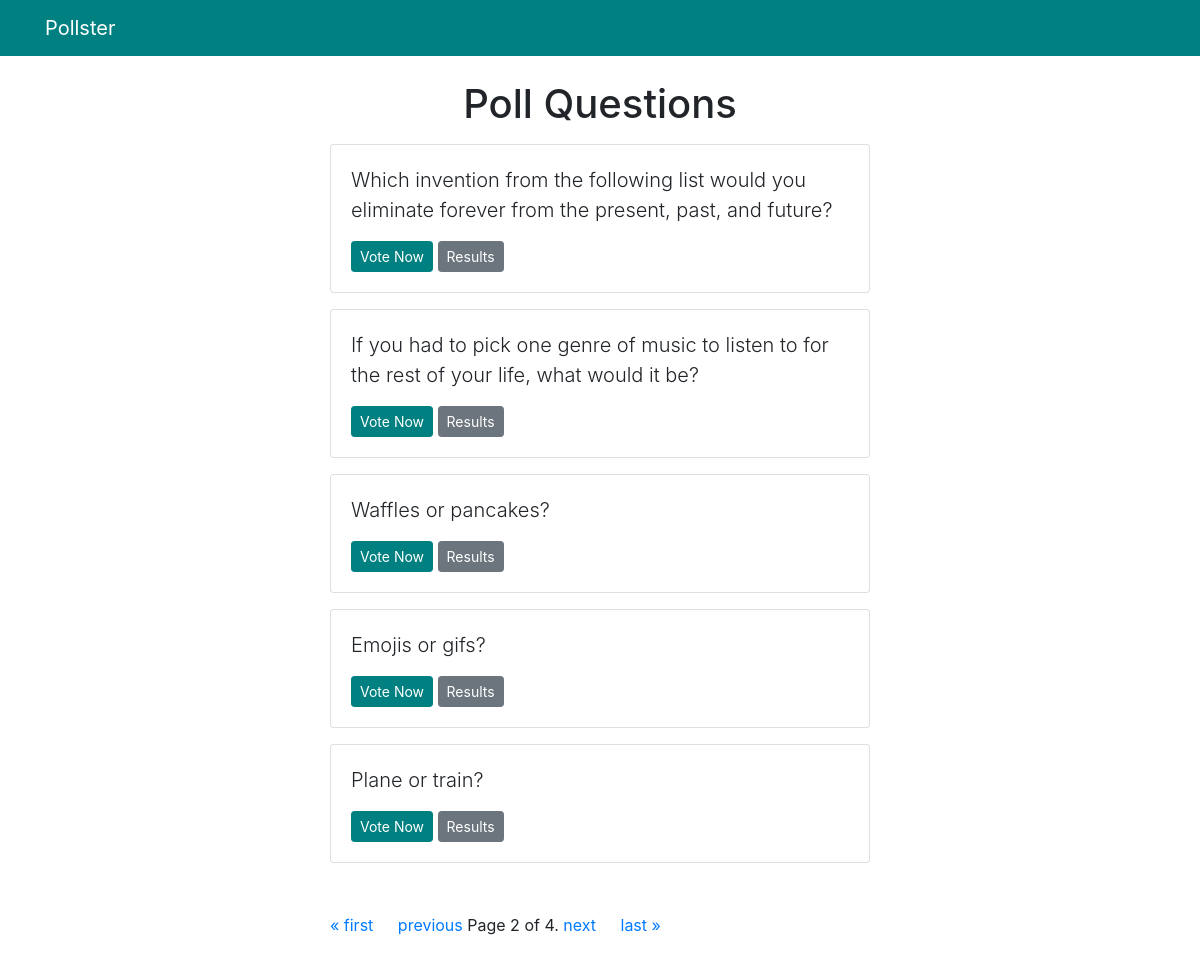
/polls/?page=2, run on the app's committed database.
### polls/models.py (models this page shows, shortened)
class Question(models.Model):
    question_text = models.CharField(max_length=200)
    pub_date = models.DateTimeField('date published')

### polls/views.py (the view)
# urls.py: path('', views.IndexView.as_view(), name='index'),
class IndexView(generic.ListView):
    template_name = "polls/index.html"
    context_object_name='latest_question_list'
    paginate_by = 5
    def get_queryset(self):
       return Question.objects.filter(pub_date__lte=timezone.now()).order_by('pub_date')

### templates/polls/index.html (shortened to what this page needs)
{% extends 'base.html' %}
{% block content %}
    <h1 class="text-center mb-3">Poll Questions</h1>
    {% if latest_question_list %}
      {% for question in latest_question_list %}
       <div class="card mb-3">
         <div class="card-body">
           <p class="lead">
             {{question.question_text}}
           </p>
           <a href="{% url 'polls:detail' question.id%}" class='btn btn-primary btn-sm'>Vote Now</a>
           <a href="{% url 'polls:results' question.id%}" class='btn btn-secondary btn-sm'>Results</a>
         </div>
       </div>
      {% endfor %}
    {% else%}
      <p>No polls available</p>
    {% endif%}
    <div style= "margin:50px 0 20px">
      <span class="step-links">
          {% if page_obj.has_previous %}
              <a href="?page=1" style="margin-right:20px">&laquo; first</a>
              <a href="?page={{ page_obj.previous_page_number }}">previous</a>
          {% endif %}
          <span class="current">
              Page {{ page_obj.number }} of {{ page_obj.paginator.num_pages }}.
          </span>
          {% if page_obj.has_next %}
              <a href="?page={{ page_obj.next_page_number }}" style="margin-right:20px">next</a>
              <a href="?page={{ page_obj.paginator.num_pages }}">last &raquo;</a>
          {% endif %}
      </span>
    </div>
{% endblock %}

### polls/static/polls/style.css (style rules this page uses)
.bg-primary, .btn-primary { background-color: teal !important; border-color: teal !important; }

### data on the page
Question: question_text "Which invention from the following list would you eliminate forever from the present, past, and future?"
Question: question_text "If you had to pick one genre of music to listen to for the rest of your life, what would it be?"
Question: question_text "Waffles or pancakes?"
Question: question_text "Emojis or gifs?"
Question: question_text "Plane or train?"

### other printed values
{{ page_obj.number }} "2"
{{ page_obj.paginator.num_pages }} "4"
